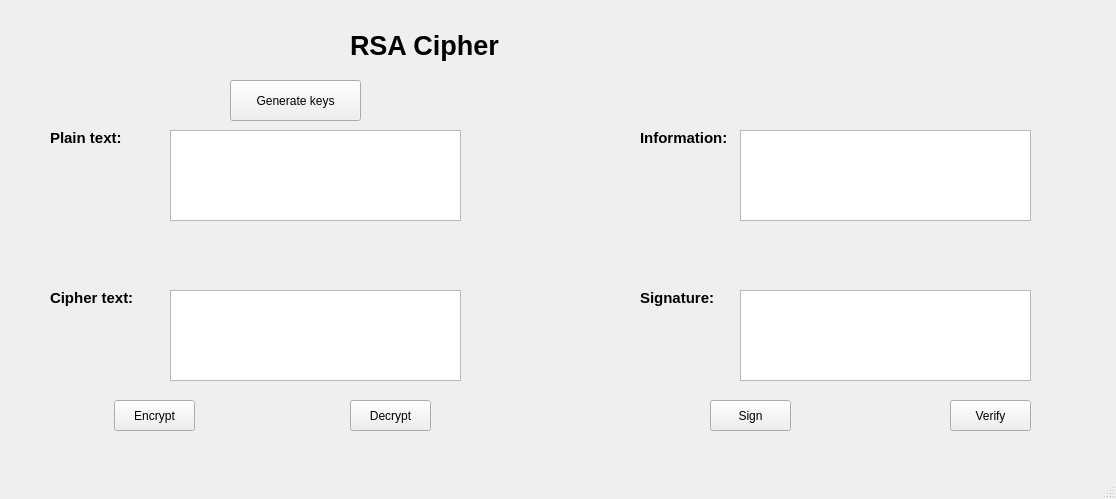
<?xml version="1.0" encoding="UTF-8"?>
<ui version="4.0">
 <class>MainWindow</class>
 <widget class="QMainWindow" name="MainWindow">
  <property name="geometry">
   <rect>
    <x>0</x>
    <y>0</y>
    <width>1116</width>
    <height>499</height>
   </rect>
  </property>
  <property name="windowTitle">
   <string>MainWindow</string>
  </property>
  <widget class="QWidget" name="centralwidget">
   <widget class="QLabel" name="label">
    <property name="geometry">
     <rect>
      <x>350</x>
      <y>20</y>
      <width>161</width>
      <height>51</height>
     </rect>
    </property>
    <property name="font">
     <font>
      <pointsize>20</pointsize>
      <weight>75</weight>
      <bold>true</bold>
     </font>
    </property>
    <property name="text">
     <string>RSA Cipher</string>
    </property>
   </widget>
   <widget class="QLabel" name="label_2">
    <property name="geometry">
     <rect>
      <x>50</x>
      <y>130</y>
      <width>81</width>
      <height>16</height>
     </rect>
    </property>
    <property name="font">
     <font>
      <pointsize>11</pointsize>
      <weight>75</weight>
      <bold>true</bold>
     </font>
    </property>
    <property name="text">
     <string>Plain text:</string>
    </property>
   </widget>
   <widget class="QLabel" name="label_3">
    <property name="geometry">
     <rect>
      <x>50</x>
      <y>290</y>
      <width>91</width>
      <height>16</height>
     </rect>
    </property>
    <property name="font">
     <font>
      <pointsize>11</pointsize>
      <weight>75</weight>
      <bold>true</bold>
     </font>
    </property>
    <property name="text">
     <string>Cipher text:</string>
    </property>
   </widget>
   <widget class="QLabel" name="label_4">
    <property name="geometry">
     <rect>
      <x>640</x>
      <y>130</y>
      <width>101</width>
      <height>16</height>
     </rect>
    </property>
    <property name="font">
     <font>
      <pointsize>11</pointsize>
      <weight>75</weight>
      <bold>true</bold>
     </font>
    </property>
    <property name="text">
     <string>Information:</string>
    </property>
   </widget>
   <widget class="QLabel" name="label_5">
    <property name="geometry">
     <rect>
      <x>640</x>
      <y>290</y>
      <width>81</width>
      <height>16</height>
     </rect>
    </property>
    <property name="font">
     <font>
      <pointsize>11</pointsize>
      <weight>75</weight>
      <bold>true</bold>
     </font>
    </property>
    <property name="text">
     <string>Signature:</string>
    </property>
   </widget>
   <widget class="QTextEdit" name="txt_plain">
    <property name="geometry">
     <rect>
      <x>170</x>
      <y>130</y>
      <width>291</width>
      <height>91</height>
     </rect>
    </property>
   </widget>
   <widget class="QTextEdit" name="txt_cipher">
    <property name="geometry">
     <rect>
      <x>170</x>
      <y>290</y>
      <width>291</width>
      <height>91</height>
     </rect>
    </property>
   </widget>
   <widget class="QTextEdit" name="txt_inf">
    <property name="geometry">
     <rect>
      <x>740</x>
      <y>130</y>
      <width>291</width>
      <height>91</height>
     </rect>
    </property>
   </widget>
   <widget class="QTextEdit" name="txt_sign">
    <property name="geometry">
     <rect>
      <x>740</x>
      <y>290</y>
      <width>291</width>
      <height>91</height>
     </rect>
    </property>
   </widget>
   <widget class="QPushButton" name="btn_gen">
    <property name="geometry">
     <rect>
      <x>230</x>
      <y>80</y>
      <width>131</width>
      <height>41</height>
     </rect>
    </property>
    <property name="text">
     <string>Generate keys</string>
    </property>
   </widget>
   <widget class="QPushButton" name="btn_en">
    <property name="geometry">
     <rect>
      <x>114</x>
      <y>400</y>
      <width>81</width>
      <height>31</height>
     </rect>
    </property>
    <property name="text">
     <string>Encrypt</string>
    </property>
   </widget>
   <widget class="QPushButton" name="btn_de">
    <property name="geometry">
     <rect>
      <x>350</x>
      <y>400</y>
      <width>81</width>
      <height>31</height>
     </rect>
    </property>
    <property name="text">
     <string>Decrypt</string>
    </property>
   </widget>
   <widget class="QPushButton" name="btn_verify">
    <property name="geometry">
     <rect>
      <x>950</x>
      <y>400</y>
      <width>81</width>
      <height>31</height>
     </rect>
    </property>
    <property name="text">
     <string>Verify</string>
    </property>
   </widget>
   <widget class="QPushButton" name="btn_sign">
    <property name="geometry">
     <rect>
      <x>710</x>
      <y>400</y>
      <width>81</width>
      <height>31</height>
     </rect>
    </property>
    <property name="text">
     <string>Sign</string>
    </property>
   </widget>
  </widget>
  <widget class="QMenuBar" name="menubar">
   <property name="geometry">
    <rect>
     <x>0</x>
     <y>0</y>
     <width>1116</width>
     <height>21</height>
    </rect>
   </property>
  </widget>
  <widget class="QStatusBar" name="statusbar"/>
 </widget>
 <resources/>
 <connections/>
</ui>
